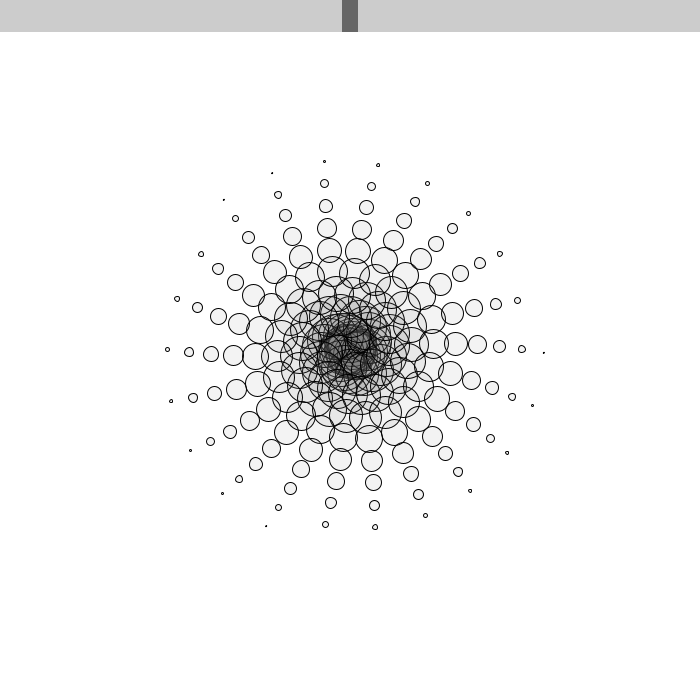
Frame 1 (no input)
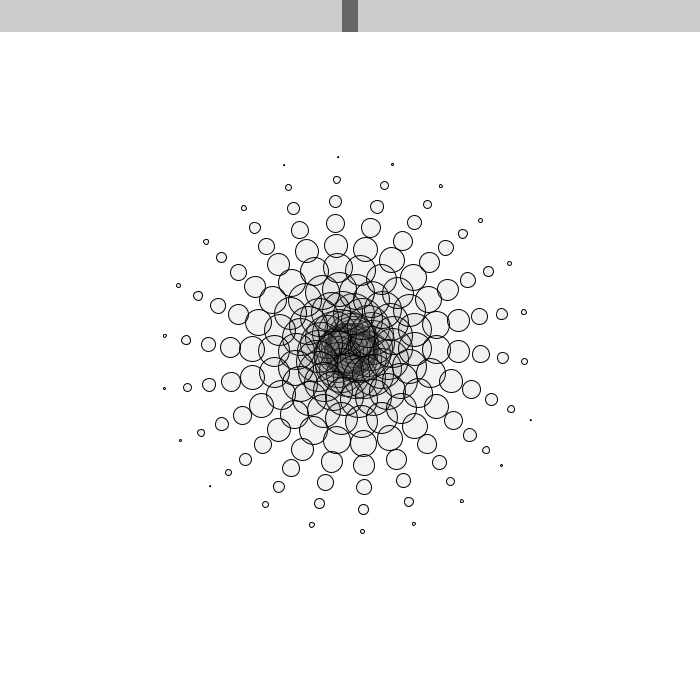
Frame 60 (the mouse pressed at the canvas centre just before this capture)
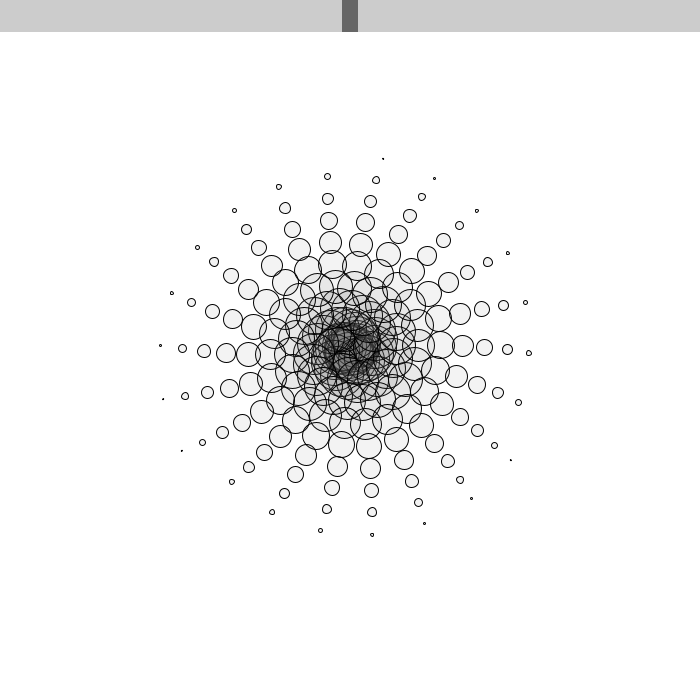
Frame 120 (the mouse held since frame 60 and released just before this capture)

The Processing sketch that drew these frames (run headless with seeded random() and noise(); from frame 60 on, the mouse is pressed at the canvas centre):

// Processing sketch: Scrollbar_Practice_Circles
// ── Scrollbar_Practice_Circles.pde
HScrollbar hs1;
HScrollbar hs2;

void setup() {
  //size takes in (width, height) as params order
  size(700, 700);
  background(255);
  
  hs1 = new HScrollbar(0, 8, width, 16, 1, 'a', 'd');
  hs2 = new HScrollbar(0, 24, width, 16, 1, 'j', 'l');
}

int numCircles = 200;
float x = 0;
boolean lockSliders = false;
boolean spinOffset = false;

void draw() {
  background(255);
  frameRate(25);
  for (int i = 0; i < numCircles; i++) {
    stroke(0);
    fill(100,100,100,20);
    float dimension = (numCircles - i)/4;
    float sinDivisor = 175 / max(5, hs1.getPos());
    float cosDivisor = 175 / max(5, hs2.getPos());
    if (spinOffset) {
      cosDivisor *= .9999;
    }
    //pushMatrix();
    //  translate(width/2 + sin(x)*width/4 + i*(sin(x)), height/2 + cos(x)*height/4 + i*cos(x));
    //  ellipse(0, 0, dimension, dimension);
    //popMatrix();
    pushMatrix();
      translate(width/2 - i*(sin(x/sinDivisor)), height/2 + i*cos(x/cosDivisor));
      ellipse(0, 0, dimension, dimension);
    popMatrix();
    x += 1;
    
    hs1.update();
    hs1.display();
    hs2.update();
    
    if (lockSliders) {
      hs2.spos = hs1.spos;
    }
    
    hs2.display();
  }
  
}

void triggerLock() {
  lockSliders = !lockSliders;
}

void triggerSpin() {
  spinOffset = !spinOffset;
}

void keyTyped() {
  hs1.keyTrigger(key);
  hs2.keyTrigger(key);
  if (key == ' ') {
    triggerLock(); 
  }
  if (key == 's') {
    triggerSpin();
  }
}
// ── HScrollbar.pde
class HScrollbar {
  int swidth, sheight;    // width and height of bar
  float xpos, ypos;       // x and y position of bar
  float spos, newspos;    // x position of slider
  float sposMin, sposMax; // max and min values of slider
  int loose;              // how loose/heavy
  boolean over;
  boolean locked;
  float ratio;
  char leftKey;
  char rightKey;

  HScrollbar (float xp, float yp, int sw, int sh, int l, char lkeybind, char rkeybind) {
    swidth = sw;
    sheight = sh;
    int widthtoheight = sw - sh;
    ratio = (float)sw / (float)widthtoheight;
    xpos = xp;
    ypos = yp-sheight/2;
    spos = xpos + swidth/2 - sheight/2;
    newspos = spos;
    sposMin = xpos;
    sposMax = xpos + swidth - sheight;
    loose = l;
    leftKey = lkeybind;
    rightKey = rkeybind;
  }

  void update() {
    if (overEvent()) {
      over = true;
    } else {
      over = false;
    }
    if (mousePressed && over) {
      locked = true;
    }
    if (!mousePressed) {
      locked = false;
    }
    if (locked) {
      newspos = constrain(mouseX-sheight/2, sposMin, sposMax);
    }
    if (abs(newspos - spos) > 0) {
      spos = spos + (newspos-spos)/loose;
    }
  }
  
  void keyTrigger(char keyTrigger) {
    if (keyTrigger == leftKey) {
      newspos = constrain(spos - 1, sposMin, sposMax);
    }
    if (keyTrigger == rightKey) {
      newspos = constrain(spos + 1, sposMin, sposMax);
    }
  }

  float constrain(float val, float minv, float maxv) {
    return min(max(val, minv), maxv);
  }

  boolean overEvent() {
    if (mouseX > xpos && mouseX < xpos+swidth &&
       mouseY > ypos && mouseY < ypos+sheight) {
      return true;
    } else {
      return false;
    }
  }

  void display() {
    noStroke();
    fill(204);
    rect(xpos, ypos, swidth, sheight);
    if (over || locked) {
      fill(0, 0, 0);
    } else {
      fill(102, 102, 102);
    }
    rect(spos, ypos, sheight, sheight);
  }

  float getPos() {
    // Convert spos to be values between
    // 0 and the total width of the scrollbar
    return spos * ratio;
  }
}
